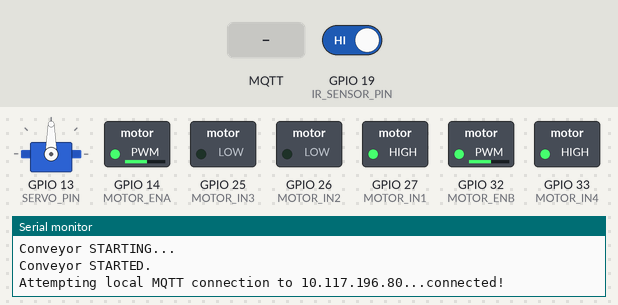
A sketch run on a simulated ESP32. Shown: servo, switched loads named in the sketch (green lamp = pin HIGH), the last lines printed to the serial monitor. The inputs (shaded band) are chosen by the test bench; at power-on: GPIO 19 (IR_SENSOR_PIN) HIGH. WiFi joins after 1.5 s; servers stay silent unless stated; random numbers use the default seed unless the sketch sets one; no MQTT or app messages arrive unless stated; pins used as bus, display or sensor lines are not drawn.

Above: at 3.7 s.
3.8 s: MQTT message "warehouse/bin/light" arrives on the first subscribed topic
6.8 s: GPIO 19 (IR_SENSOR_PIN) driven LOW
9.8 s: MQTT message "1" arrives on the first subscribed topic
At 11.82 s:
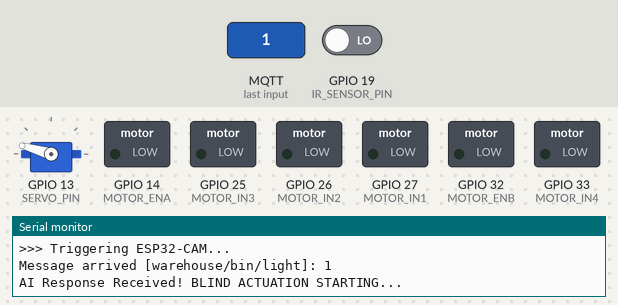
12.8 s: MQTT message "on" arrives on the first subscribed topic
At 15.5 s:
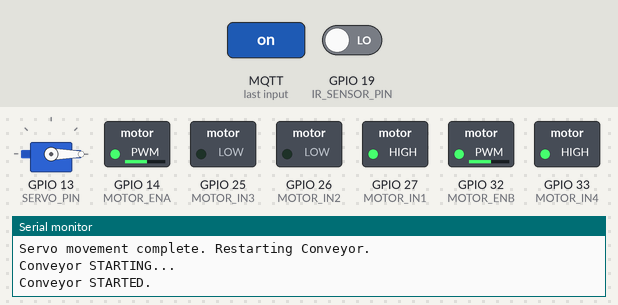
15.8 s: MQTT message "off" arrives on the first subscribed topic
At 23.3 s:
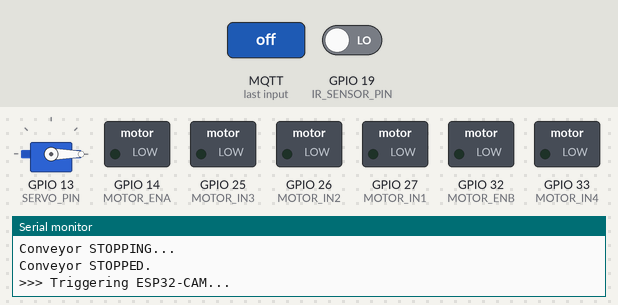
Timing chart, 0 to 23.8 s (numbered marks = the images above; inputs shaded):
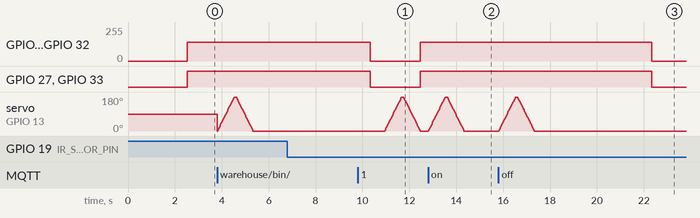

The sketch:

firmware.ino
```cpp
#include <WiFi.h>
#include <PubSubClient.h>
#include <ArduinoJson.h>
#include <ESP32Servo.h>

// ── WiFi / MQTT config (100% LOCAL) ──────────────────────────────────────────
const char* SSID        = "can't you afford?";
const char* WIFI_PASS   = "Abcdefgh";
const char* MQTT_SERVER = "10.117.196.80";
const int   MQTT_PORT   = 1883;

// ── Hardware Pins ────────────────────────────────────────────────────────────
const int MOTOR_ENA = 14;
const int MOTOR_IN1 = 27;
const int MOTOR_IN2 = 26;
const int MOTOR_IN3 = 25;
const int MOTOR_IN4 = 33;
const int MOTOR_ENB = 32;

const int IR_SENSOR_PIN = 19;
const int CAM_TRIGGER_PIN = 5;
const int SERVO_PIN = 13;

WiFiClient espClient;
PubSubClient client(espClient);
Servo sortingServo;

// ── Variables ─────────────────────────────────────────────────────────────────
unsigned long lastHeartbeat = 0;
bool conveyorRunning = false;
bool processingBox = false;
unsigned long processingStartTime = 0;
const unsigned long CLEARANCE_DELAY_MS = 4000;

// ── CONVEYOR SPEED CONTROL ────────────────────────────────────────────────────
// 0 is completely stopped, 255 is maximum speed.
// Try values between 100 and 200 to find the sweet spot!
const int CONVEYOR_SPEED = 140;
// ──────────────────────────────────────────────────────────────────────────────

void startConveyor() {
  Serial.println("Conveyor STARTING...");

  // Use analogWrite (PWM) to control the speed instead of digitalWrite(HIGH)
  analogWrite(MOTOR_ENA, CONVEYOR_SPEED);
  analogWrite(MOTOR_ENB, CONVEYOR_SPEED);

  digitalWrite(MOTOR_IN1, HIGH);
  digitalWrite(MOTOR_IN2, LOW);
  digitalWrite(MOTOR_IN3, LOW);
  digitalWrite(MOTOR_IN4, HIGH);
  conveyorRunning = true;
  Serial.println("Conveyor STARTED.");
}

void stopConveyor() {
  Serial.println("Conveyor STOPPING...");
  digitalWrite(MOTOR_ENA, LOW);
  digitalWrite(MOTOR_ENB, LOW);
  digitalWrite(MOTOR_IN1, LOW);
  digitalWrite(MOTOR_IN2, LOW);
  digitalWrite(MOTOR_IN3, LOW);
  digitalWrite(MOTOR_IN4, LOW);
  conveyorRunning = false;
  Serial.println("Conveyor STOPPED.");
}

void setup_wifi() {
  delay(10);
  Serial.println();
  Serial.print("Connecting to WiFi: ");
  Serial.println(SSID);

  WiFi.begin(SSID, WIFI_PASS);
  while (WiFi.status() != WL_CONNECTED) {
    delay(500);
    Serial.print(".");
  }
  Serial.println("\nWiFi connected.");
  Serial.print("ESP32 IP: ");
  Serial.println(WiFi.localIP());
}

void reconnect() {
  while (!client.connected()) {
    Serial.print("Attempting local MQTT connection to ");
    Serial.print(MQTT_SERVER);
    Serial.print("...");
    String randomClientId = "esp32-conveyor-" + String(random(0xffff), HEX);

    if (client.connect(randomClientId.c_str())) {
      Serial.println("connected!");
      client.subscribe("warehouse/bin/light");
      publishStatus();
    } else {
      Serial.print("failed, rc=");
      Serial.print(client.state());
      Serial.println(" try again in 5 seconds");
      delay(5000);
    }
  }
}

void publishStatus() {
  StaticJsonDocument<200> doc;
  doc["esp32_alive"] = true;
  doc["status"] = "online";
  doc["conveyor_running"] = conveyorRunning;
  doc["processing_box"] = processingBox;

  char buffer[200];
  serializeJson(doc, buffer);
  client.publish("warehouse/bin/status", buffer);
}

void publishConfirmation(const char* bin_id, const char* batch_no) {
  StaticJsonDocument<200> doc;
  doc["bin_id"] = bin_id;
  doc["confirmed"] = true;
  doc["batch_no"] = batch_no;

  char buffer[200];
  serializeJson(doc, buffer);
  client.publish("warehouse/bin/confirm", buffer);
}

void mqttCallback(char* topic, byte* payload, unsigned int length) {
  String msg = "";
  for (int i = 0; i < length; i++) {
    msg += (char)payload[i];
  }

  Serial.print("Message arrived [");
  Serial.print(topic);
  Serial.print("]: ");
  Serial.println(msg);

  if (strcmp(topic, "warehouse/bin/light") == 0) {
    Serial.println("AI Response Received! BLIND ACTUATION STARTING...");

    // ── BLIND SERVO MOVEMENT (IGNORING EVERYTHING) ──────────────────────────
    for (int pos = 0; pos <= 190; pos += 1) {
      sortingServo.write(pos);              // Tell servo to go to position in variable 'pos'
      delay(4);                       // Wait 4ms for the servo to reach the position
    }

    // Sweep back from 190 to 0 degrees
    for (int pos = 190; pos >= 0; pos -= 1) {
      sortingServo.write(pos);              // Tell servo to go to position in variable 'pos'
      delay(4);                       // Wait 4ms for the servo to reach the position
    }
    // ────────────────────────────────────────────────────────────────────────

    Serial.println("Servo movement complete. Restarting Conveyor.");
    startConveyor();
    processingStartTime = millis();
    processingBox = false;

    // Try to parse JSON just for confirmation, but don't let it stop us
    StaticJsonDocument<256> doc;
    DeserializationError error = deserializeJson(doc, msg);
    if (!error) {
      const char* bin_id = doc["bin_id"] | "unknown";
      const char* batch_no = doc["batch_no"] | "unknown";
      publishConfirmation(bin_id, batch_no);
    }
  }
}

void setup() {
  Serial.begin(115200);
  delay(1000);

  Serial.println("=========================================");
  Serial.println("ESP32 CONVEYOR CONTROLLER STARTING...");
  Serial.println("=========================================");

  // ── FIX FOR SERVO LIBRARY ON ESP32 ────────────────────────────────────────
  ESP32PWM::allocateTimer(0);
  ESP32PWM::allocateTimer(1);
  ESP32PWM::allocateTimer(2);
  ESP32PWM::allocateTimer(3);

  sortingServo.setPeriodHertz(50); // Standard 50Hz servo
  sortingServo.attach(SERVO_PIN, 500, 2400);
  sortingServo.write(90); // Center position
  // ──────────────────────────────────────────────────────────────────────────

  pinMode(IR_SENSOR_PIN, INPUT_PULLUP);
  pinMode(CAM_TRIGGER_PIN, OUTPUT);
  digitalWrite(CAM_TRIGGER_PIN, HIGH);

  pinMode(MOTOR_IN1, OUTPUT);
  pinMode(MOTOR_IN2, OUTPUT);
  pinMode(MOTOR_IN3, OUTPUT);
  pinMode(MOTOR_IN4, OUTPUT);

  // Set ENA and ENB as outputs
  pinMode(MOTOR_ENA, OUTPUT);
  pinMode(MOTOR_ENB, OUTPUT);

  setup_wifi();

  client.setServer(MQTT_SERVER, MQTT_PORT);
  client.setCallback(mqttCallback);

  startConveyor();
}

void loop() {
  if (!client.connected()) {
    reconnect();
  }
  client.loop();

  unsigned long now = millis();

  if (now - lastHeartbeat > 10000) {
    lastHeartbeat = now;
    publishStatus();
  }

  bool rawSensorValue = digitalRead(IR_SENSOR_PIN);

  bool boxDetected = false;
  static unsigned long sensorDetectionStartTime = 0;

  if (rawSensorValue == LOW) {
    if (sensorDetectionStartTime == 0) {
      sensorDetectionStartTime = millis();
    } else if (millis() - sensorDetectionStartTime > 150) {
      boxDetected = true;
    }
  } else {
    sensorDetectionStartTime = 0;
  }

  if (conveyorRunning && !processingBox && boxDetected && (now - processingStartTime > CLEARANCE_DELAY_MS)) {
    Serial.println(">>> IR SENSOR DETECTED BOX! Waiting 1 sec for it to reach camera...");

    // Allow the conveyor to keep running for 1 second so the box reaches the camera
    delay(1000);

    stopConveyor();
    processingBox = true;
    delay(500); // Wait half a second for the box to completely stop shaking

    Serial.println(">>> Triggering ESP32-CAM...");
    digitalWrite(CAM_TRIGGER_PIN, LOW);
    delay(100);
    digitalWrite(CAM_TRIGGER_PIN, HIGH);
  }
}
```

Measured:
- after the input at 9.8 s, servo on GPIO 13 (SERVO_PIN): rises from 0° to 180° in 0.72 s, then falls to 0° in 0.81 s
- after the input at 12.8 s, servo on GPIO 13 (SERVO_PIN): rises from 0° to 180° in 0.71 s, then falls to 0° in 0.80 s
- after the input at 15.8 s, servo on GPIO 13 (SERVO_PIN): rises from 0° to 180° in 0.72 s, then falls to 0° in 0.80 s
